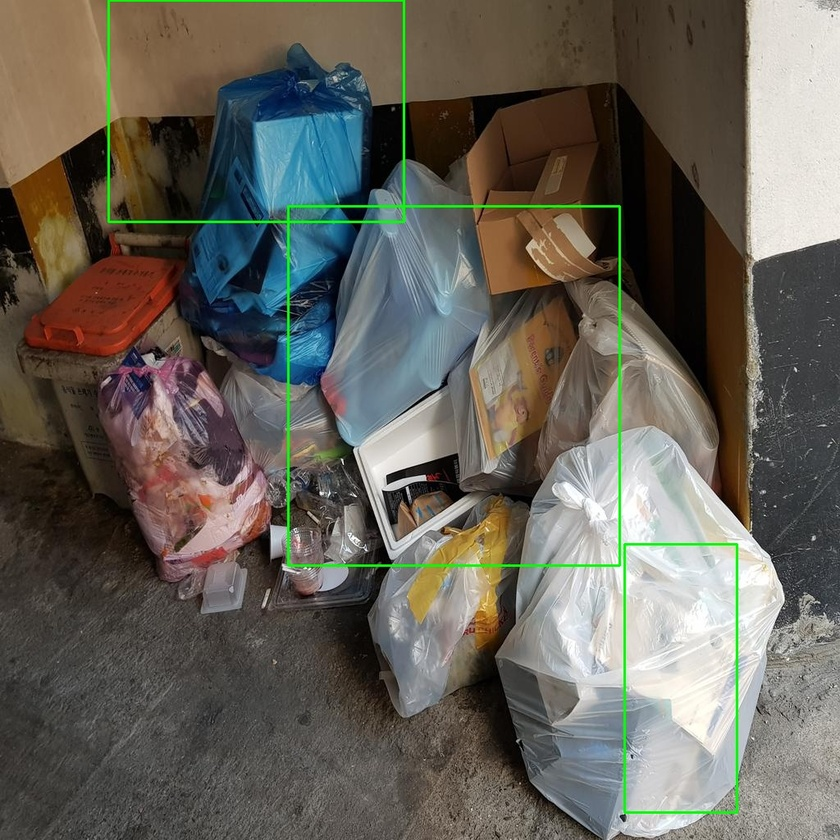
#> input picture KDH/code/temp/check/0000.jpg, 840 x 840 px, shrunk from 1024 x 1024 before the run, found by its file name
$ jupyter execute check_result.ipynb
#> lines starting #> are read from the running program, lines starting #| are printed output that depends on the picture; after the words box and inside, x2 and y2 are one past the last pixel; in counts of white or black regions, pixels touching at a corner belong together
[cell 1]
import cv2
import pandas as pd
import matplotlib.pyplot as plt

print(cv2.__version__)
print(pd.__version__)

[cell 2]
image_id = "0000"
image_path = "/opt/ml/dataset/test/"
annotation_path = "/opt/ml/yolov8/yolo_submission.csv"

image = cv2.imread(image_path + image_id + '.jpg')
#> image is the input picture: shape (840, 840, 3); mean B, G, R 89.5, 98.5, 101.6
annotations_raw = pd.read_csv(annotation_path).iloc[int(image_id)]["PredictionString"].split()
#> (reads KDH/code/yolov8/yolo_submission.csv from the repository)
annotations = [annotations_raw[i:i + 6] for i in range(0, len(annotations_raw), 6)]

print(annotations)

[cell 3]
for annotation in annotations:
    category = int(annotation[0])
    confidence = float(annotation[1])
    bbox = [int(float(s)) for s in annotation[2:]]
    cv2.rectangle(image, (bbox[0], bbox[1]), (bbox[2], bbox[3]), (0, 255, 0), 2)
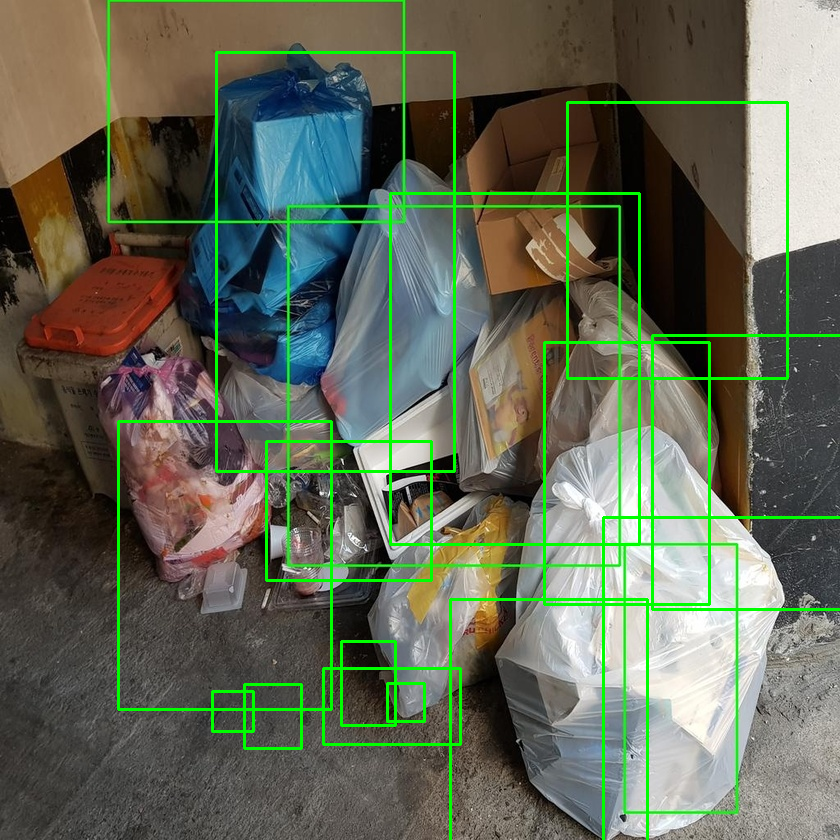
#> image: shape (840, 840, 3); 3.81% of pixels changed, all inside (x1, y1, x2, y2) = (117, 51, 840, 840)
